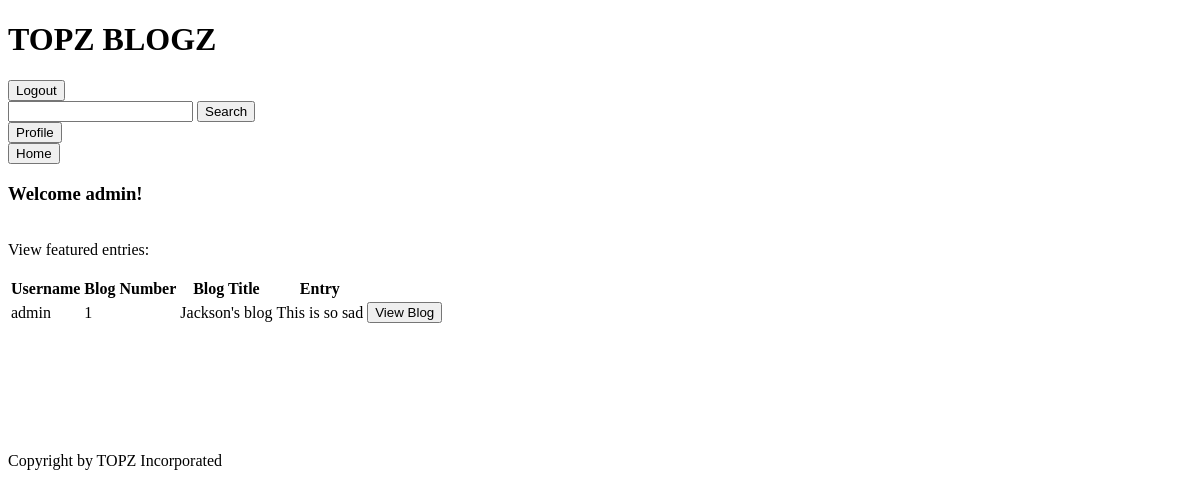
Page /home (signed in) on the earlier database version.
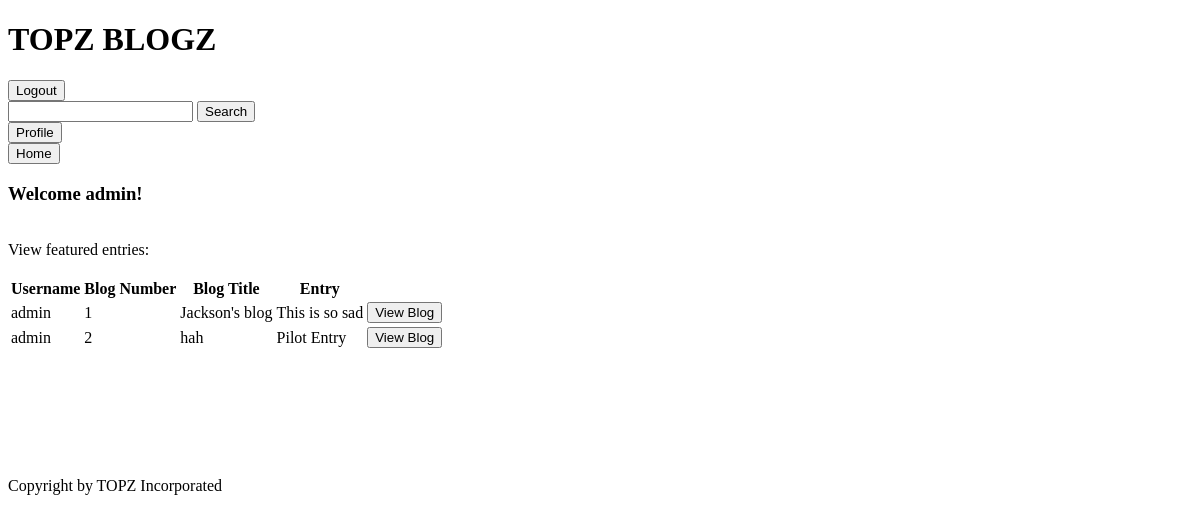
Same page on the later database version.
### tables this page shows
CREATE TABLE users (user_id INTEGER PRIMARY KEY, username TEXT, password TEXT);

CREATE TABLE blogs (user_id INTEGER, blog_id INTEGER, blog_name TEXT);

CREATE TABLE entries (user_id INTEGER, blog_id INTEGER, entry_num INTEGER, entry_text TEXT);

### app.py (the view)
@app.route("/home", methods = ["GET", "POST"])
def home():
    if ('username' in session and 'password' in session):
        if('profileRedirect' in request.form):
            return redirect("/user/" + session['username'])
        user = session['username']
        entries = readDB.getAllBlogs()
        return render_template("home.html",
            username = user,
            recentEntries = entries)
    return redirect(url_for("firstLogin"))

### utl/readDB.py (called while the page is built)
def displayBlogsID(userid):
    DB_FILE="data/databases.db"
    db = sqlite3.connect(DB_FILE)
    c = db.cursor()
    command = "SELECT blogs.user_id, blogs.blog_id, blog_name, entry_num, entry_text FROM blogs INNER JOIN entries ON blogs.user_id = entries.user_id AND blogs.blog_id = entries.blog_id WHERE blogs.user_id = {};".format(userid)
    c.execute(command)
    q = c.fetchall()
    final = []
    for entry in q:
        index = entry[1] - 1
        if len(final) == index:
            final.append([])
            final[index].append(entry[1])
            final[index].append(entry[2])
            final[index].append(entry[4])
        else:
            final[index].append(entry[4])
    db.commit() #save changes
    db.close()  #close database
    return final

def getAllBlogs():
    DB_FILE="data/databases.db"
    db = sqlite3.connect(DB_FILE)
    c = db.cursor()
    blogs = []
    command = "SELECT user_id, username FROM users;"
    c.execute(command)
    q = c.fetchall()
    for num in range(q[len(q)-1][0]+1):
        entries = displayBlogsID(num)
        for entry in entries:
            adding = []
            adding.append(q[num][1])
            adding.append(entry[0])
            adding.append(entry[1])
            adding.append(entry[len(entry)-1])
            blogs.append(adding)
    db.commit() #save changes
    db.close()  #close database
    return blogs

### templates/home.html (shortened to what this page needs)
{% extends "header.html" %}
{% block body %}
    <h3> Welcome {{username}}! </h3>
    <br>
    View featured entries:
    <br>
    <br>
    <table>
      <tr>
        <th>Username</th>
        <th>Blog Number</th>
        <th>Blog Title</th>
        <th>Entry</th>
      </tr>
      {% for row in recentEntries %}
        <tr>
          <td>{{row[0]}}</td>
          <td>{{row[1]}}</td>
          <td>{{row[2]}}</td>
          <td>{{row[3]}}</td>
          <td>
            <form action='/user/{{row[0]}}/blog/{{row[1]}}'>
                <input type = 'submit' value = "View Blog">
            </form>
          </td>
        </tr>
      {% endfor %}
    </table>
    <br>
    <br><br><br><br><br>
{% endblock %}

### templates/header.html (shortened to what this page needs)
<!DOCTYPE html>
<html lang='en' dir='ltr'>
    <head>
        <header>
            {% block header %}
            <h1> TOPZ BLOGZ </h1>
            <form action='/logout', method="GET">
                <input type = 'submit' value = "Logout" >
            </form>
            <form action='/search', method="POST">
                <input type = 'text' name = 'keywords'>
                <input type = 'submit' name = 'search1', value = 'Search'>
            </form>
            <form action='/home', method="POST">
                <input type = 'submit' name = 'profileRedirect' value = "Profile">
            </form>
            <form action='/home', method="GET">
                <input type = 'submit' name = 'home' value = "Home">
            </form>
            {% endblock %}
        </header>
    </head>
    <body>
        {% block body %}
        {% endblock %}
        <br>
    </body>
    <footer>
        {% block footer %}
        Copyright by TOPZ Incorporated
        {% endblock %}
    </footer>
</html>

Differences in the rows shown:
added blogs: blog_name "hah"
added entries: entry_text "Pilot Entry"
Other differences:
new list line: "admin"
new list line: "2 View Blog"
